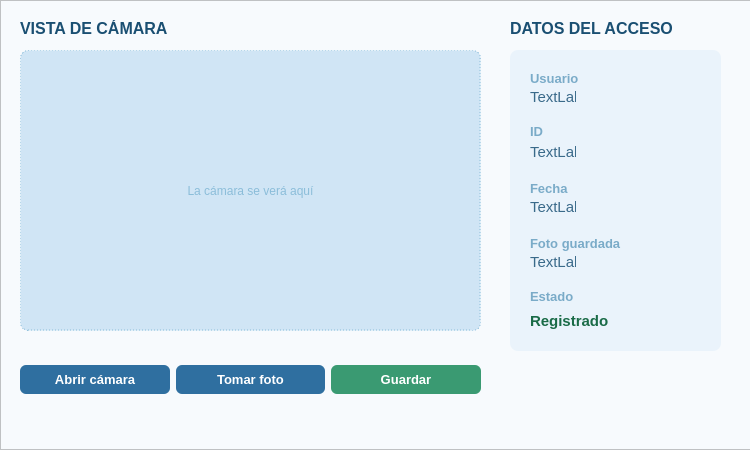
<?xml version="1.0" encoding="UTF-8"?>
<ui version="4.0">
 <class>camara</class>
 <widget class="QMainWindow" name="camara">
  <property name="geometry">
   <rect>
    <x>0</x>
    <y>0</y>
    <width>750</width>
    <height>450</height>
   </rect>
  </property>
  <property name="maximumSize">
   <size>
    <width>750</width>
    <height>450</height>
   </size>
  </property>
  <property name="windowTitle">
   <string>MainWindow</string>
  </property>
  <widget class="QWidget" name="centralwidget">
   <widget class="QFrame" name="panelizquierdo_camara">
    <property name="geometry">
     <rect>
      <x>0</x>
      <y>0</y>
      <width>751</width>
      <height>450</height>
     </rect>
    </property>
    <property name="styleSheet">
     <string notr="true">background-color: #F7FAFD</string>
    </property>
    <property name="frameShape">
     <enum>QFrame::StyledPanel</enum>
    </property>
    <property name="frameShadow">
     <enum>QFrame::Raised</enum>
    </property>
    <widget class="QLabel" name="tituloCamara">
     <property name="geometry">
      <rect>
       <x>20</x>
       <y>20</y>
       <width>341</width>
       <height>16</height>
      </rect>
     </property>
     <property name="font">
      <font>
       <pointsize>12</pointsize>
       <weight>75</weight>
       <bold>true</bold>
      </font>
     </property>
     <property name="styleSheet">
      <string notr="true">color: #1A4F72</string>
     </property>
     <property name="text">
      <string>VISTA DE CÁMARA</string>
     </property>
    </widget>
    <widget class="QLabel" name="muestraCamara">
     <property name="geometry">
      <rect>
       <x>20</x>
       <y>50</y>
       <width>461</width>
       <height>281</height>
      </rect>
     </property>
     <property name="minimumSize">
      <size>
       <width>420</width>
       <height>280</height>
      </size>
     </property>
     <property name="styleSheet">
      <string notr="true">background-color: #D0E5F5;
border: 1px dashed #8BBDD9;
border-radius: 8px;
color: #8BBDD9</string>
     </property>
     <property name="text">
      <string>La cámara se verá aquí</string>
     </property>
     <property name="textFormat">
      <enum>Qt::AutoText</enum>
     </property>
     <property name="alignment">
      <set>Qt::AlignCenter</set>
     </property>
    </widget>
    <widget class="QWidget" name="gridLayoutWidget">
     <property name="geometry">
      <rect>
       <x>20</x>
       <y>340</y>
       <width>461</width>
       <height>80</height>
      </rect>
     </property>
     <layout class="QGridLayout" name="gridLayout">
      <item row="0" column="3">
       <widget class="QPushButton" name="botonTomarfoto">
        <property name="font">
         <font>
          <pointsize>10</pointsize>
          <weight>75</weight>
          <bold>true</bold>
         </font>
        </property>
        <property name="cursor">
         <cursorShape>PointingHandCursor</cursorShape>
        </property>
        <property name="styleSheet">
         <string notr="true">background-color: #2F6FA0;
color: white;
border-radius: 6px;
padding: 7px;
</string>
        </property>
        <property name="text">
         <string>Tomar foto</string>
        </property>
       </widget>
      </item>
      <item row="0" column="2">
       <widget class="QPushButton" name="botonAbrircamara">
        <property name="font">
         <font>
          <pointsize>10</pointsize>
          <weight>75</weight>
          <bold>true</bold>
         </font>
        </property>
        <property name="cursor">
         <cursorShape>PointingHandCursor</cursorShape>
        </property>
        <property name="styleSheet">
         <string notr="true">background-color: #2F6FA0;
color: white;
border-radius: 6px;
padding: 7px;
</string>
        </property>
        <property name="text">
         <string>Abrir cámara</string>
        </property>
        <property name="icon">
         <iconset theme="camara">
          <normaloff>.</normaloff>.</iconset>
        </property>
       </widget>
      </item>
      <item row="0" column="4">
       <widget class="QPushButton" name="botonGuardarfotocamara">
        <property name="font">
         <font>
          <pointsize>10</pointsize>
          <weight>75</weight>
          <bold>true</bold>
         </font>
        </property>
        <property name="cursor">
         <cursorShape>PointingHandCursor</cursorShape>
        </property>
        <property name="styleSheet">
         <string notr="true">background-color: #3A9A72;
color: white;
border-radius: 6px;
padding: 7px</string>
        </property>
        <property name="text">
         <string>Guardar</string>
        </property>
       </widget>
      </item>
     </layout>
    </widget>
    <widget class="QFrame" name="info_camara">
     <property name="geometry">
      <rect>
       <x>510</x>
       <y>50</y>
       <width>211</width>
       <height>301</height>
      </rect>
     </property>
     <property name="styleSheet">
      <string notr="true">background-color: #EAF3FB; 
border-radius: 8px</string>
     </property>
     <property name="frameShape">
      <enum>QFrame::StyledPanel</enum>
     </property>
     <property name="frameShadow">
      <enum>QFrame::Raised</enum>
     </property>
     <widget class="QLabel" name="usuario_camara">
      <property name="geometry">
       <rect>
        <x>20</x>
        <y>20</y>
        <width>61</width>
        <height>16</height>
       </rect>
      </property>
      <property name="font">
       <font>
        <pointsize>10</pointsize>
        <weight>75</weight>
        <bold>true</bold>
       </font>
      </property>
      <property name="styleSheet">
       <string notr="true">color: #7AABC8</string>
      </property>
      <property name="text">
       <string>Usuario</string>
      </property>
     </widget>
     <widget class="QLabel" name="campousuario_camara">
      <property name="geometry">
       <rect>
        <x>20</x>
        <y>40</y>
        <width>46</width>
        <height>13</height>
       </rect>
      </property>
      <property name="font">
       <font>
        <pointsize>11</pointsize>
       </font>
      </property>
      <property name="styleSheet">
       <string notr="true">color: #3A6A8A</string>
      </property>
      <property name="text">
       <string>TextLabel</string>
      </property>
     </widget>
     <widget class="QLabel" name="fechah_camara">
      <property name="geometry">
       <rect>
        <x>20</x>
        <y>130</y>
        <width>101</width>
        <height>16</height>
       </rect>
      </property>
      <property name="font">
       <font>
        <pointsize>10</pointsize>
        <weight>75</weight>
        <bold>true</bold>
       </font>
      </property>
      <property name="styleSheet">
       <string notr="true">color: #7AABC8</string>
      </property>
      <property name="text">
       <string>Fecha</string>
      </property>
     </widget>
     <widget class="QLabel" name="campofechah_camara">
      <property name="geometry">
       <rect>
        <x>20</x>
        <y>150</y>
        <width>46</width>
        <height>13</height>
       </rect>
      </property>
      <property name="font">
       <font>
        <pointsize>11</pointsize>
       </font>
      </property>
      <property name="styleSheet">
       <string notr="true">color: #3A6A8A</string>
      </property>
      <property name="text">
       <string>TextLabel</string>
      </property>
     </widget>
     <widget class="QLabel" name="ruta_camara">
      <property name="geometry">
       <rect>
        <x>20</x>
        <y>185</y>
        <width>111</width>
        <height>16</height>
       </rect>
      </property>
      <property name="font">
       <font>
        <pointsize>10</pointsize>
        <weight>75</weight>
        <bold>true</bold>
       </font>
      </property>
      <property name="styleSheet">
       <string notr="true">color: #7AABC8</string>
      </property>
      <property name="text">
       <string>Foto guardada</string>
      </property>
     </widget>
     <widget class="QLabel" name="camporuta_camara">
      <property name="geometry">
       <rect>
        <x>20</x>
        <y>205</y>
        <width>46</width>
        <height>13</height>
       </rect>
      </property>
      <property name="font">
       <font>
        <pointsize>11</pointsize>
       </font>
      </property>
      <property name="styleSheet">
       <string notr="true">color: #3A6A8A</string>
      </property>
      <property name="text">
       <string>TextLabel</string>
      </property>
     </widget>
     <widget class="QLabel" name="estado_camara">
      <property name="geometry">
       <rect>
        <x>20</x>
        <y>240</y>
        <width>46</width>
        <height>13</height>
       </rect>
      </property>
      <property name="font">
       <font>
        <pointsize>10</pointsize>
        <weight>75</weight>
        <bold>true</bold>
       </font>
      </property>
      <property name="styleSheet">
       <string notr="true">color: #7AABC8</string>
      </property>
      <property name="text">
       <string>Estado</string>
      </property>
     </widget>
     <widget class="QLabel" name="campoestado_camara">
      <property name="geometry">
       <rect>
        <x>20</x>
        <y>260</y>
        <width>81</width>
        <height>21</height>
       </rect>
      </property>
      <property name="font">
       <font>
        <pointsize>11</pointsize>
        <weight>75</weight>
        <bold>true</bold>
       </font>
      </property>
      <property name="styleSheet">
       <string notr="true">color: #1A6B47</string>
      </property>
      <property name="text">
       <string>Registrado</string>
      </property>
     </widget>
     <widget class="QLabel" name="ID_camara">
      <property name="geometry">
       <rect>
        <x>20</x>
        <y>75</y>
        <width>46</width>
        <height>13</height>
       </rect>
      </property>
      <property name="font">
       <font>
        <pointsize>10</pointsize>
        <weight>75</weight>
        <bold>true</bold>
       </font>
      </property>
      <property name="styleSheet">
       <string notr="true">color: #7AABC8</string>
      </property>
      <property name="text">
       <string>ID</string>
      </property>
     </widget>
     <widget class="QLabel" name="campoID_camara">
      <property name="geometry">
       <rect>
        <x>20</x>
        <y>95</y>
        <width>46</width>
        <height>13</height>
       </rect>
      </property>
      <property name="font">
       <font>
        <pointsize>11</pointsize>
       </font>
      </property>
      <property name="styleSheet">
       <string notr="true">color: #3A6A8A</string>
      </property>
      <property name="text">
       <string>TextLabel</string>
      </property>
     </widget>
    </widget>
    <widget class="QLabel" name="label">
     <property name="geometry">
      <rect>
       <x>510</x>
       <y>20</y>
       <width>181</width>
       <height>16</height>
      </rect>
     </property>
     <property name="font">
      <font>
       <pointsize>12</pointsize>
       <weight>75</weight>
       <bold>true</bold>
      </font>
     </property>
     <property name="styleSheet">
      <string notr="true">color: #1A4F72</string>
     </property>
     <property name="text">
      <string>DATOS DEL ACCESO</string>
     </property>
    </widget>
    <widget class="QLabel" name="label_2">
     <property name="geometry">
      <rect>
       <x>220</x>
       <y>130</y>
       <width>61</width>
       <height>51</height>
      </rect>
     </property>
     <property name="styleSheet">
      <string notr="true">background-color: transparent</string>
     </property>
     <property name="text">
      <string/>
     </property>
     <property name="pixmap">
      <pixmap>../../../../../../../Downloads/camara_recortada.png</pixmap>
     </property>
     <property name="scaledContents">
      <bool>true</bool>
     </property>
    </widget>
   </widget>
  </widget>
  <widget class="QMenuBar" name="menubar">
   <property name="geometry">
    <rect>
     <x>0</x>
     <y>0</y>
     <width>750</width>
     <height>21</height>
    </rect>
   </property>
  </widget>
 </widget>
 <resources/>
 <connections/>
</ui>
